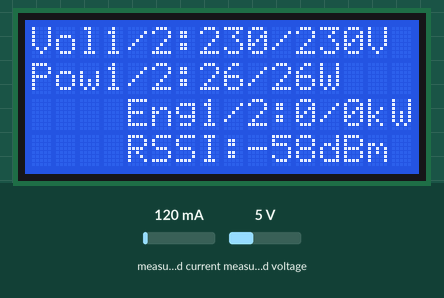
A sketch run on a simulated ESP32. On the bench: 16×4 character LCD. The test bench sets the inputs (shaded band); at power-on: measured current 120 mA, measured voltage 5 V. WiFi joins after 1.5 s; servers stay silent unless stated; uploads are accepted with an empty reply; what the sketch prints to the serial monitor is not drawn.

Above: at 2.3 s.

The sketch:

main.ino
```cpp
#include <PZEM004Tv30.h>  //https://github.com/mandulaj/PZEM-004T-v30
#include <LiquidCrystal_I2C.h> //https://robojax.com/learn/arduino/?vid=robojax_ESP32_LCD
#include <HTTPClient.h>
const char* ssid = "OnHub";
const char* password = "1122334455";
//const char* ssid = "kukui_test";
//const char* password = "youshallnotpa55";
HTTPClient http;
#define RXD1 4
#define TXD1 2
#define RXD2 16
#define TXD2 17
int uploadPeriod = 120000; //ms
 
LiquidCrystal_I2C lcd(0x27, 16, 4); // GPIO21(SDA)/GPIO22(SCL)
PZEM004Tv30 pzem1(&Serial1);
PZEM004Tv30 pzem2(&Serial2);
 
void uploadData(float* volt1, float* volt2, float* cur1, float* cur2, \
                float* powe1, float* powe2, float* ener1, float* ener2, \
                float* pf_1, float* pf_2) {
 
  String url = "https://script.google.com/macros/s/AKfycbxJMNgxQpf-nNXu--A--hL7XQsXWY8_tfWGtVQy2oifhiYBr0M/exec?rssi=" \
  + String(WiFi.RSSI()) \
  + "&voltage1=" + String(*volt1) + "&voltage2=" + String(*volt2) \
  + "&current1=" + String(*cur1) + "&current2=" + String(*cur2) \
  + "&power1=" + String(*powe1) + "&power2=" + String(*powe2) \
  + "&energy1=" + String(*ener1,3) + "&energy2=" + String(*ener2,3) \
  + "&pf1=" + String(*pf_1) + "&pf2=" + String(*pf_2);
 

  if ((WiFi.status() == WL_CONNECTED)) {
    http.begin(url);
    int httpCode = http.GET();

    if (httpCode > 0) {
      String payload = http.getString();
      //Serial.printf("Reply from server：%s\n", payload.c_str());
      Serial.println("HTTP request is done");
    } else {
      Serial.println("[Error] HTTP request is failed!!!");
    }

    http.end();
  }
}
 
void setup() {
  Serial.begin(115200);
  Serial1.begin(9600, SERIAL_8N1, RXD1, TXD1);
  Serial2.begin(9600, SERIAL_8N1, RXD2, TXD2);
  WiFi.begin(ssid, password);

  for(int counter = 0; counter < 10; counter++) {
    if (WiFi.status() == WL_CONNECTED){
      break;
    }
    else
      Serial.print(".");
      delay(1000);
      if(counter == 6) {
      ESP.restart();
    }
  }

  Serial.print("\nIP address：");
  Serial.println(WiFi.localIP() );
  Serial.printf("WIFI RSSI: %d dBm\n", WiFi.RSSI());

  //Serial.print("Reset Energy");
  //pzem1.resetEnergy();
  //pzem2.resetEnergy();
 
  Serial.printf("Set address to 0x42\n");
  pzem1.setAddress(0x42);
  pzem2.setAddress(0x42);
 
  lcd.begin();
  lcd.backlight();
}
 
void loop() {

  float volt1 = pzem1.voltage();
  float volt2 = pzem2.voltage();
  Serial.printf("Voltage1: %.2f V / Voltage2: %.2f V\n", volt1, volt2);

  float cur1 = pzem1.current();
  float cur2 = pzem2.current();
  Serial.printf("Current1: %.2f A / Current2: %.2f A\n", cur1, cur2);
 
  float powe1 = pzem1.power();
  float powe2 = pzem2.power();
  Serial.printf("Power1: %.2f W / Power2: %.2f W\n", powe1, powe2);
 
  float ener1 = pzem1.energy();
  float ener2 = pzem2.energy();
  Serial.printf("Energy1: %.2f kWh / Energy2: %.2f kWh\n", ener1, ener2);
 
  float freq1 = pzem1.frequency();
  float freq2 = pzem2.frequency();
  Serial.printf("Freq1: %.2f Hz / Freq2: %.2f Hz\n", freq1, freq2);
 
  float pf_1 = pzem1.pf();
  float pf_2 = pzem2.pf();
  Serial.printf("PF1: %.2f / PF2: %.2f\n", pf_1, pf_2);
 
  lcd.clear();// clear previous values from screen
  lcd.printf("Vol1/2:%.0f/%.0fV", volt1, volt2);
  lcd.setCursor(0,1);
  lcd.printf("Pow1/2:%.0f/%.0fW", powe1, powe2);
  lcd.setCursor(0,2);
  lcd.printf("Eng1/2:%.0f/%.0fkWh", ener1, ener2);
  lcd.setCursor(0,3);
  lcd.printf("RSSI:%ddBm", WiFi.RSSI());

  uploadData(&volt1, &volt2, &cur1, &cur2, &powe1, &powe2, &ener1, &ener2, &pf_1, &pf_2);
  delay(uploadPeriod);
}
```
